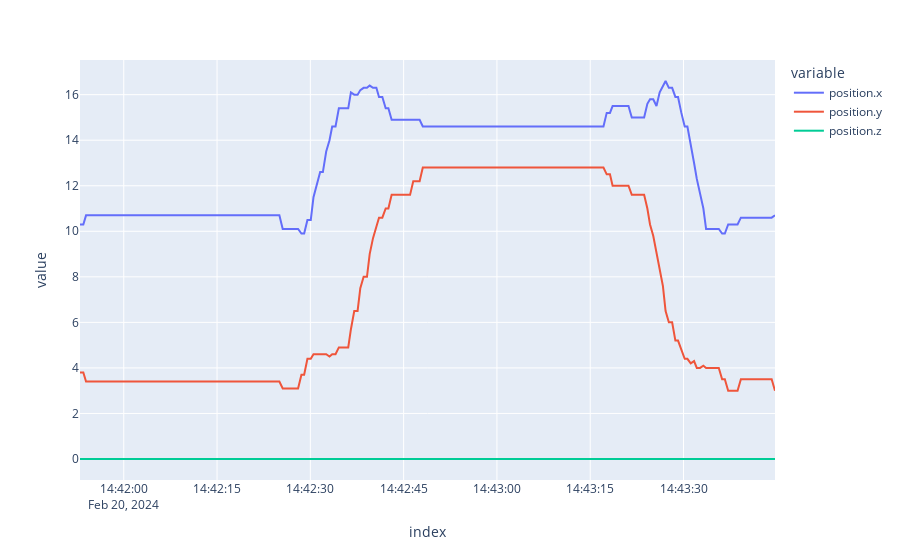

This figure's notebook cell:
### Code cell
P.TagPositions.plot(x="index", y=['position.x','position.y','position.z'])

### Figure 1 — Plotly figure (JSON) as saved in the notebook; plotly's stock layout.template omitted (floating-point values rounded to 4 significant figures; data arrays with more than 128 entries replaced by an {"elided": "..."} marker saying what was removed)
{"data": [{"hovertemplate": "variable=position.x<br>index=%{x}<br>value=%{y}<extra></extra>", "legendgroup": "position.x", "line": {"color": "#636efa", "dash": "solid"}, "marker": {"symbol": "circle"}, "mode": "lines", "name": "position.x", "orientation": "v", "showlegend": true, "type": "scatter", "x": {"elided": "167 str values"}, "xaxis": "x", "y": {"elided": "167 float values"}, "yaxis": "y"}, {"hovertemplate": "variable=position.y<br>index=%{x}<br>value=%{y}<extra></extra>", "legendgroup": "position.y", "line": {"color": "#EF553B", "dash": "solid"}, "marker": {"symbol": "circle"}, "mode": "lines", "name": "position.y", "orientation": "v", "showlegend": true, "type": "scatter", "x": {"elided": "167 str values"}, "xaxis": "x", "y": {"elided": "167 float values"}, "yaxis": "y"}, {"hovertemplate": "variable=position.z<br>index=%{x}<br>value=%{y}<extra></extra>", "legendgroup": "position.z", "line": {"color": "#00cc96", "dash": "solid"}, "marker": {"symbol": "circle"}, "mode": "lines", "name": "position.z", "orientation": "v", "showlegend": true, "type": "scatter", "x": {"elided": "167 str values"}, "xaxis": "x", "y": {"elided": "167 int values"}, "yaxis": "y"}], "layout": {"legend": {"title": {"text": "variable"}, "tracegroupgap": 0}, "margin": {"t": 60}, "xaxis": {"anchor": "y", "domain": [0, 1], "title": {"text": "index"}}, "yaxis": {"anchor": "x", "domain": [0, 1], "title": {"text": "value"}}}}
